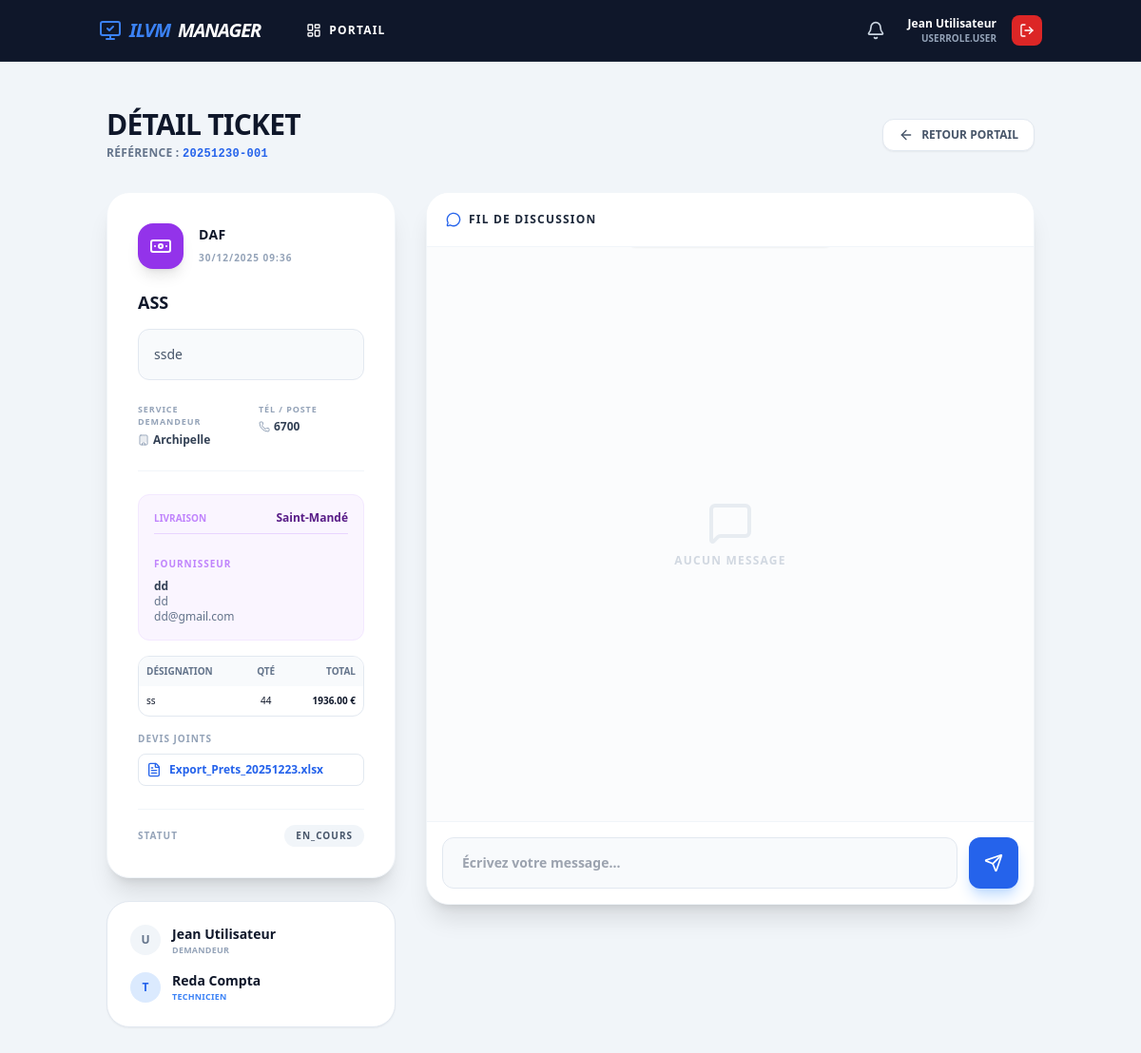
The app's page /tickets/view/20251230-001 (signed in) with its own data.
### app/models.py (models this page shows, shortened)
class User(UserMixin, db.Model):
    __tablename__ = 'users'
    id = db.Column(db.Integer, primary_key=True)
    username = db.Column(db.String(64), unique=True, index=True)
    fullname = db.Column(db.String(120))
    email = db.Column(db.String(120))
    role = db.Column(db.Enum(UserRole), default=UserRole.USER)
    service_department = db.Column(db.Enum(ServiceType), nullable=True)
    notifications = db.relationship('Notification', backref='user', lazy='dynamic')

class Ticket(db.Model):
    __tablename__ = 'tickets'
    id = db.Column(db.Integer, primary_key=True)
    uid_public = db.Column(db.String(20), unique=True, index=True)
    title = db.Column(db.String(200), nullable=False)
    description = db.Column(db.Text, nullable=False)
    author_id = db.Column(db.Integer, db.ForeignKey('users.id'))
    author = db.relationship('User', foreign_keys=[author_id], backref='my_tickets')
    target_service = db.Column(db.Enum(ServiceType), nullable=False)
    status = db.Column(db.Enum(TicketStatus), default=TicketStatus.VALIDATION)
    solver_id = db.Column(db.Integer, db.ForeignKey('users.id'), nullable=True)
    solver = db.relationship('User', foreign_keys=[solver_id], backref='assigned_tickets')
    created_at = db.Column(db.DateTime, default=datetime.utcnow)
    closed_at = db.Column(db.DateTime, nullable=True)
    category_ticket = db.Column(db.String(50))
    hostname = db.Column(db.String(64), nullable=True)
    service_demandeur = db.Column(db.String(100), nullable=True)
    tel_demandeur = db.Column(db.String(20), nullable=True)
    lieu_installation = db.Column(db.String(100), nullable=True)
    new_user_fullname = db.Column(db.String(150), nullable=True)
    new_user_service = db.Column(db.String(100), nullable=True)
    new_user_acces = db.Column(db.String(255), nullable=True)
    new_user_date = db.Column(db.DateTime, nullable=True)
    materiel_list = db.Column(db.Text, nullable=True)
    destinataire_materiel = db.Column(db.String(150), nullable=True)
    service_destinataire = db.Column(db.String(100), nullable=True)
    daf_lieu_livraison = db.Column(db.String(100)) # Saint-Mandé, Corbeil...
    daf_fournisseur_nom = db.Column(db.String(100))
    daf_fournisseur_tel = db.Column(db.String(50))
    daf_fournisseur_fax = db.Column(db.String(50))
    daf_fournisseur_email = db.Column(db.String(100))
    daf_type_prix = db.Column(db.String(10)) # HT ou TTC
    daf_lignes_json = db.Column(db.Text)
    daf_files_json = db.Column(db.Text)
    def get_daf_lignes(self):
        if self.daf_lignes_json:
            return json.loads(self.daf_lignes_json)
        return []
    def get_daf_files(self):
        if self.daf_files_json:
            return json.loads(self.daf_files_json)
        return []

### app/routes/tickets.py (the view, shortened to what this page needs)
@tickets_bp.route('/view/<string:ticket_uid>', methods=['GET', 'POST'])
@login_required
def view_ticket(ticket_uid):
    ticket = Ticket.query.filter_by(uid_public=ticket_uid).first_or_404()
    return render_template('tickets/detail.html', ticket=ticket)

### app/__init__.py (called while the page is built)
@login_manager.user_loader
def load_user(user_id):
    from .models import User
    return User.query.get(int(user_id))

### app/templates/tickets/detail.html (shortened to what this page needs)
{% extends "base.html" %}
{% block content %}
<div class="max-w-6xl mx-auto py-6">
    <div class="mb-8 flex items-center justify-between">
        <div>
            <h1 class="text-3xl font-black text-slate-900 uppercase tracking-tight">Détail Ticket</h1>
            <p class="text-slate-500 font-bold text-xs mt-1 uppercase tracking-wide">Référence : <span class="font-mono text-blue-600">{{ ticket.uid_public }}</span></p>
        </div>
        {% if 'SOLVER' in current_user.role|string or 'ADMIN' in current_user.role|string %}
            <a href="{{ url_for('tickets.solver_dashboard') }}" class="bg-white border border-slate-200 hover:bg-slate-50 text-slate-600 px-4 py-2 rounded-xl font-black text-xs uppercase shadow-sm flex items-center gap-2 transition"><i data-lucide="arrow-left" class="w-4 h-4"></i> Retour Dashboard</a>
        {% else %}
            <a href="{{ url_for('main.user_portal') }}" class="bg-white border border-slate-200 hover:bg-slate-50 text-slate-600 px-4 py-2 rounded-xl font-black text-xs uppercase shadow-sm flex items-center gap-2 transition"><i data-lucide="arrow-left" class="w-4 h-4"></i> Retour Portail</a>
        {% endif %}
    </div>
    <div class="grid grid-cols-1 lg:grid-cols-3 gap-8">
        <div class="lg:col-span-1 space-y-6">
            <div class="bg-white p-8 rounded-3xl shadow-xl border border-slate-100">
                <div class="flex items-center gap-4 mb-6">
                    <div class="w-12 h-12 rounded-2xl flex items-center justify-center shadow-lg {% if ticket.target_service.value == 'DAF' %}bg-purple-600 text-white{% else %}bg-blue-600 text-white{% endif %}">
                        {% if ticket.target_service.value == 'DAF' %}<i data-lucide="banknote" class="w-6 h-6"></i>{% else %}<i data-lucide="monitor" class="w-6 h-6"></i>{% endif %}
                    </div>
                    <div>
                        <h2 class="text-sm font-black text-slate-900 uppercase tracking-wide">{{ ticket.target_service.value }}</h2>
                        <span class="text-[10px] font-bold text-slate-400 uppercase tracking-widest">{{ ticket.created_at.strftime('%d/%m/%Y %H:%M') }}</span>
                    </div>
                </div>
                <h3 class="text-lg font-black text-slate-900 leading-tight uppercase mb-4">{{ ticket.title }}</h3>
                <div class="bg-slate-50 p-4 rounded-xl border border-slate-200 text-sm font-medium text-slate-600 mb-6">{{ ticket.description }}</div>
                <div class="grid grid-cols-2 gap-4 mb-6 pb-6 border-b border-slate-100">
                     <div><span class="text-[9px] font-black text-slate-400 uppercase tracking-widest block mb-1">Service Demandeur</span><span class="text-xs font-bold text-slate-700 flex items-center gap-1"><i data-lucide="building" class="w-3 h-3 text-slate-400"></i> {{ ticket.service_demandeur or '-' }}</span></div>
                     <div><span class="text-[9px] font-black text-slate-400 uppercase tracking-widest block mb-1">Tél / Poste</span><span class="text-xs font-bold text-slate-700 flex items-center gap-1"><i data-lucide="phone" class="w-3 h-3 text-slate-400"></i> {{ ticket.tel_demandeur or '-' }}</span></div>
                </div>
                {% if ticket.target_service.value == 'DAF' %}
                <div class="space-y-4 mb-4 bg-purple-50 p-4 rounded-xl border border-purple-100">
                    <div class="flex justify-between items-center text-xs pb-2 border-b border-purple-200"><span class="font-bold text-purple-400 uppercase text-[10px]">Livraison</span><span class="font-black text-purple-900">{{ ticket.daf_lieu_livraison }}</span></div>
                    <div class="space-y-2 pt-2">
                        <p class="text-[10px] font-black text-purple-400 uppercase tracking-widest">Fournisseur</p>
                        <div class="text-xs font-bold text-slate-700">
                            <p>{{ ticket.daf_fournisseur_nom }}</p>
                            <p class="font-normal text-slate-500">{{ ticket.daf_fournisseur_tel }}</p>
                            <p class="font-normal text-slate-500">{{ ticket.daf_fournisseur_email }}</p>
                        </div>
                    </div>
                </div>
                {% set lignes = ticket.get_daf_lignes() %}
                {% if lignes %}
                <div class="border border-slate-200 rounded-xl overflow-hidden mb-4">
                    <table class="w-full text-[10px]">
                        <thead class="bg-slate-50 font-black uppercase text-slate-500"><tr><th class="p-2 text-left">Désignation</th><th class="p-2 text-center">Qté</th><th class="p-2 text-right">Total</th></tr></thead>
                        <tbody class="divide-y divide-slate-100">
                            {% for l in lignes %}
                            <tr><td class="p-2">{{ l.designation }}</td><td class="p-2 text-center">{{ l.qte }}</td><td class="p-2 text-right font-bold">{{ l.total }} €</td></tr>
                            {% endfor %}
                        </tbody>
                    </table>
                </div>
                {% endif %}
                {% set files = ticket.get_daf_files() %}
                {% if files %}
                <div class="space-y-2">
                    <p class="text-[10px] font-black text-slate-400 uppercase tracking-widest">Devis Joints</p>
                    {% for f in files %}
                    <a href="{{ url_for('static', filename='uploads/tickets/' + ticket.uid_public + '/' + f) }}" target="_blank" class="block bg-white border border-slate-200 p-2 rounded-lg text-xs font-bold text-blue-600 hover:bg-blue-50 flex items-center gap-2">
                        <i data-lucide="file-text" class="w-4 h-4"></i> {{ f }}
                    </a>
                    {% endfor %}
                </div>
                {% endif %}
                {% endif %}
                <div class="flex justify-between items-center border-t border-slate-100 pt-4 mt-6">
                    <span class="text-[10px] font-black text-slate-400 uppercase tracking-widest">Statut</span>
                    <span class="px-3 py-1 rounded-full text-[10px] font-black uppercase tracking-widest bg-slate-100 text-slate-600">{{ ticket.status.value }}</span>
                </div>
            </div>
             <div class="bg-white p-6 rounded-3xl shadow-sm border border-slate-200">
                <div class="flex items-center gap-3 mb-4">
                    <div class="w-8 h-8 bg-slate-100 rounded-full flex items-center justify-center text-slate-500 font-black text-xs">{{ ticket.author.username[0]|upper }}</div>
                    <div>
                        <p class="text-sm font-bold text-slate-900">{{ ticket.author.fullname }}</p>
                        <p class="text-[9px] text-slate-400 font-bold uppercase tracking-wide">Demandeur</p>
                    </div>
                </div>
                {% if ticket.solver %}
                <div class="flex items-center gap-3">
                    <div class="w-8 h-8 bg-blue-100 rounded-full flex items-center justify-center text-blue-600 font-black text-xs">{{ ticket.solver.username[0]|upper }}</div>
                    <div>
                        <p class="text-sm font-bold text-slate-900">{{ ticket.solver.fullname }}</p>
                        <p class="text-[9px] text-blue-500 font-bold uppercase tracking-wide">Technicien</p>
                    </div>
                </div>
                {% endif %}
            </div>
        </div>
        <div class="lg:col-span-2 flex flex-col h-[750px] bg-white rounded-3xl shadow-xl border border-slate-100 overflow-hidden relative">
            <div class="p-5 border-b border-slate-100 bg-white flex justify-between items-center z-10">
                <h3 class="font-black text-slate-800 uppercase text-xs tracking-widest flex items-center gap-2"><i data-lucide="message-circle" class="w-4 h-4 text-blue-600"></i> Fil de discussion</h3>
            </div>
            <div class="flex-1 overflow-y-auto p-6 space-y-6 bg-slate-50/50" id="chatContainer">
                {% for msg in ticket.messages %}
                <div class="flex flex-col {% if msg.author_id == current_user.id %}items-end{% else %}items-start{% endif %} animate-fadeIn">
                    <div class="max-w-[80%] {% if msg.author_id == current_user.id %}bg-slate-900 text-white rounded-tr-none{% else %}bg-white border border-slate-200 text-slate-700 rounded-tl-none{% endif %} px-5 py-4 rounded-2xl shadow-sm">
                        <p class="text-sm font-bold">{{ msg.content }}</p>
                    </div>
                    <span class="text-[9px] font-black text-slate-400 mt-2 px-2 uppercase tracking-wide">{{ msg.author.fullname }} • {{ msg.timestamp.strftime('%H:%M') }}</span>
                </div>
                {% else %}
                <div class="flex flex-col items-center justify-center h-full opacity-40"><i data-lucide="message-square" class="w-12 h-12 text-slate-300 mb-2"></i><p class="text-xs font-bold text-slate-400 uppercase tracking-widest">Aucun message</p></div>
                {% endfor %}
            </div>
            {% if ticket.status.value != 'TERMINE' and ticket.status.value != 'REFUSE' %}
            <div class="p-4 bg-white border-t border-slate-100">
                <form method="POST" class="flex gap-3">
                    <input type="text" name="message" class="flex-1 bg-slate-50 border border-slate-200 rounded-xl px-5 py-4 text-sm font-bold text-slate-700 focus:ring-2 focus:ring-blue-100 focus:border-blue-500 outline-none transition" placeholder="Écrivez votre message..." autocomplete="off" required>
                    <button type="submit" class="bg-blue-600 hover:bg-blue-700 text-white p-4 rounded-xl transition shadow-lg shadow-blue-200 group"><i data-lucide="send" class="w-5 h-5 group-hover:translate-x-1 transition-transform"></i></button>
                </form>
            </div>
            {% else %}
            <div class="p-6 bg-slate-50 border-t border-slate-200 text-center"><p class="text-xs font-black text-slate-400 uppercase tracking-widest flex items-center justify-center gap-2"><i data-lucide="lock" class="w-4 h-4"></i> Discussion close</p></div>
            {% endif %}
        </div>
    </div>
</div>
{% endblock %}

### app/templates/base.html (shortened to what this page needs)
<!DOCTYPE html>
<html lang="fr">
<head>
    <script src="https://cdn.tailwindcss.com"></script>
</head>
<body class="bg-slate-100 font-sans text-slate-900 min-h-screen flex flex-col">
    {% if current_user.is_authenticated %}
    <nav class="bg-slate-900 text-white sticky top-0 z-50 border-b border-slate-800">
        <div class="container mx-auto px-4 h-16 flex justify-between items-center">
            <div class="flex items-center gap-8">
                <a href="{{ url_for('main.user_portal') }}" class="font-black text-xl tracking-tighter text-blue-500 italic flex items-center gap-2">
                    <i data-lucide="monitor-check"></i> ILVM<span class="text-white">MANAGER</span>
                </a>
                <div class="hidden md:flex gap-1 text-xs font-bold uppercase tracking-widest">
                    <a href="{{ url_for('main.user_portal') }}" class="px-4 py-2 hover:bg-slate-800 rounded transition flex gap-2 items-center">
                        <i data-lucide="layout-dashboard" class="w-4 h-4"></i> Portail
                    </a>
                </div>
            </div>
            <div class="flex items-center gap-4">
                <div class="relative group">
                    <button id="notifBtn" class="p-2 hover:bg-slate-800 rounded-lg transition relative">
                        <i data-lucide="bell" class="w-5 h-5 text-slate-300 group-hover:text-white"></i>
                    </button>
                </div>
                <div class="text-right hidden sm:block">
                    <p class="text-xs font-bold text-white">{{ current_user.fullname }}</p>
                    <p class="text-[10px] text-slate-400 uppercase font-bold">{{ current_user.role }}</p>
                </div>
                <a href="{{ url_for('auth.logout') }}" class="bg-red-600 hover:bg-red-700 p-2 rounded-lg transition" title="Déconnexion">
                    <i data-lucide="log-out" class="w-4 h-4"></i>
                </a>
            </div>
        </div>
    </nav>
    {% endif %}
    <main class="container mx-auto p-4 md:p-6 pb-20 flex-grow">
        {% block content %}{% endblock %}
    </main>
</body>
</html>

### records on screen
User: fullname "Jean Utilisateur", role "USERROLE.USER", author "U", author.fullname "Jean Utilisateur"
Ticket: uid_public "20251230-001", target_service.value "DAF", created_at "30/12/2025 09:36", title "ASS", description "ssde", service_demandeur "Archipelle", tel_demandeur "6700", daf_lieu_livraison "Saint-Mandé", daf_fournisseur_nom "dd", daf_fournisseur_tel "dd", daf_fournisseur_email "dd@gmail.com", status.value "EN_COURS"
User: solver "T", solver.fullname "Reda Compta"

### other values on screen
{{ l.designation }} "ss"
{{ l.qte }} "44"
{{ l.total }} "1936.00"
{{ f }} "Export_Prets_20251223.xlsx"
